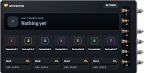
#> input picture plugins/resources/gossiper.lv2/modgui/thumbnail.png, 150 x 73 px
$ python white_to_alpha.py ../../plugins/resources/gossiper.lv2/modgui/thumbnail.png out.png
#> lines starting #> are read from the running program, lines starting #| are printed output that depends on the picture
#!/usr/bin/env python3
# Copyright 2021-2026 Paulo Mateus
#
# SPDX-License-Identifier: Apache-2.0

"""
Makes the white background of a picture transparent (a screenshot of a pedalboard, as the MOD pedalboards site gives it), so the manual
can put its own background behind it (the dark, dotted one of the interactive section, see .media.link in tools/manual/manual.css).

    python3 tools/media/white_to_alpha.py IN.jpg OUT.webp [--tolerance 9]

Only the white that is connected to the border of the picture goes: a white pedal inside it stays. Along the edge of what is kept, the
white that the anti-aliasing mixed into a pixel is taken out again (a soft edge, with no white fringe on a dark background).
Needs `pip install pillow`.
"""
import argparse
from collections import deque

from PIL import Image, ImageChops


def main():
    parser = argparse.ArgumentParser(description=__doc__.strip().splitlines()[0])
    parser.add_argument("source")
    parser.add_argument("output")
    parser.add_argument("--tolerance", type=int, default=9, help="how far from pure white still counts as background (0-255)")
    parser.add_argument("--pocket", type=int, default=0, help="also remove a patch of white that touches no border when it has this many pixels (0: never). It also eats the pale parts of a pale pedal: try it only on a dark pedalboard")
    parser.add_argument("--fill", type=float, default=0.5, help="a pocket goes only when it fills less than this share of its box (a pedal face is a block)")
    args = parser.parse_args()

    image = Image.open(args.source).convert("RGB")
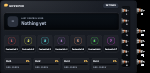
#> image: PIL image 150x73 RGB; mean R, G, B 29.8, 32.4, 37.6
    width, height = image.size
#> width = 150; height = 73
    red, green, blue = image.split()
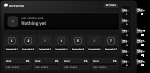
#> red: PIL image 150x73 L; min 0, max 255, mean 29.8
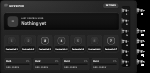
#> blue: PIL image 150x73 L; min 0, max 255, mean 37.6
    whiteness = ImageChops.darker(ImageChops.darker(red, green), blue).load()   # the darkest channel: 255 only for pure white
    limit = 255 - args.tolerance

    # The background: near-white pixels that touch the border, and the pockets of near-white that cables or pedals enclose (a few pixels
    # of white inside a pedal stay). A component is a set of connected near-white pixels
    background = bytearray(width * height)
    seen = bytearray(width * height)
    for start in range(width * height):
        if seen[start] or whiteness[start % width, start // width] < limit:
            continue
        component, touches, queue = [], False, deque([start])
        left, top, right, bottom = width, height, 0, 0
        seen[start] = 1
        while queue:
            index = queue.popleft()
            component.append(index)
            x, y = index % width, index // width
            touches = touches or x in (0, width - 1) or y in (0, height - 1)
            left, top, right, bottom = min(left, x), min(top, y), max(right, x), max(bottom, y)
            for nx, ny in ((x + 1, y), (x - 1, y), (x, y + 1), (x, y - 1)):
                if 0 <= nx < width and 0 <= ny < height:
                    neighbour = ny * width + nx
                    if not seen[neighbour] and whiteness[nx, ny] >= limit:
                        seen[neighbour] = 1
                        queue.append(neighbour)
        # A pocket between cables is a thin sliver that fills little of its box; the white face of a pedal is a block that fills most of it
        fill = len(component) / ((right - left + 1) * (bottom - top + 1))
        if touches or (args.pocket and len(component) >= args.pocket and fill < args.fill):
            for index in component:
                background[index] = 1

    pixels = image.load()
    out = Image.new("RGBA", image.size)
#> out: PIL image 150x73 RGBA; every value is 0
    put = out.load()
    for y in range(height):
        for x in range(width):
            if background[y * width + x]:
                put[x, y] = (0, 0, 0, 0)
                continue
            r, g, b = pixels[x, y]
            near = any(
                0 <= x + dx < width and 0 <= y + dy < height and background[(y + dy) * width + x + dx]
                for dx in (-2, -1, 0, 1, 2) for dy in (-2, -1, 0, 1, 2)
            )
            if not near:
                put[x, y] = (r, g, b, 255)
                continue
            # An edge pixel: some of its white is the background showing through. alpha from how far it is from white,
            # then the white taken out of the colour: c = (c' - 255 * (1 - alpha)) / alpha
            alpha = min(1.0, (255 - whiteness[x, y]) / 110.0)
            alpha = max(alpha, 0.04)
            channel = lambda c: max(0, min(255, round((c - 255 * (1 - alpha)) / alpha)))
            put[x, y] = (channel(r), channel(g), channel(b), round(alpha * 255))
    out.save(args.output, "WEBP", quality=90, method=6)
    print(f"{args.output}: {width}x{height}")
#| out.png: 150x73


if __name__ == "__main__":
    main()
